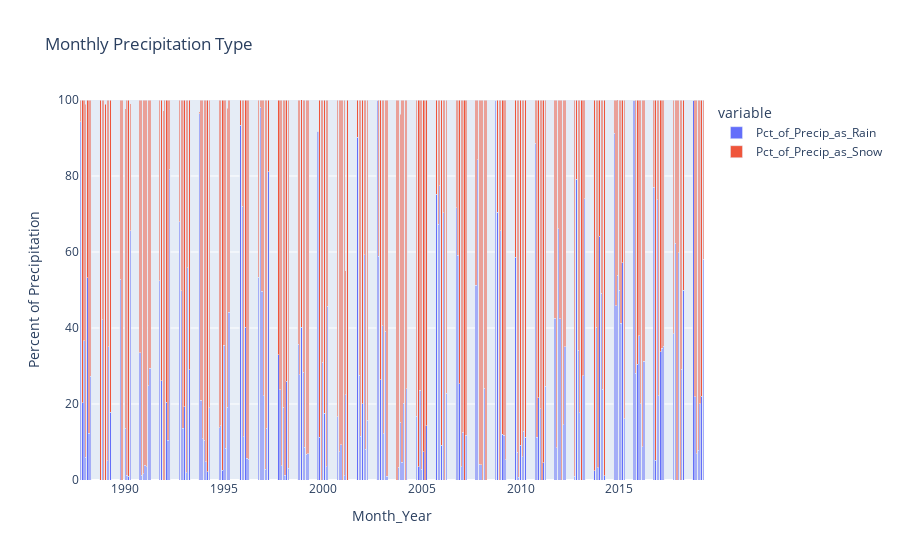

Notebook source saved alongside this figure:
### Code cell
from plotly import graph_objects as go
# create a plotly express stacked bar chart of Pct_of_Precip_as_Rain and Pct_of_Precip_as_Snow
fig = px.bar(sdfMonthly, x='Month_Year', y=['Pct_of_Precip_as_Rain', 'Pct_of_Precip_as_Snow'], title='Monthly Precipitation Type')
fig.update_layout(barmode='stack')

# # add trendline of pct of precip as rain?

# # add trace of line for total snow
# fig.add_trace(go.Scatter(x=sdfMonthly['Month_Year'], y=sdfMonthly['Full_Day_Total_Precip_mm'], mode='lines', name='Total Precipitation (mm)'))

# configure second y axis for total snow so that the right is 0 to 100 and the left is 0 to 1000

# set y axis to be 0 to 100
fig.update_yaxes(range=[0, 100], title_text='Percent of Precipitation')
# add second y axis



fig.show()

### Figure 1 — Plotly figure (JSON) as saved in the notebook; plotly's stock layout.template omitted (floating-point values rounded to 4 significant figures; data arrays with more than 128 entries replaced by an {"elided": "..."} marker saying what was removed)
{"data": [{"alignmentgroup": "True", "hovertemplate": "variable=Pct_of_Precip_as_Rain<br>Month_Year=%{x}<br>value=%{y}<extra></extra>", "legendgroup": "Pct_of_Precip_as_Rain", "marker": {"color": "#636efa", "pattern": {"shape": ""}}, "name": "Pct_of_Precip_as_Rain", "offsetgroup": "Pct_of_Precip_as_Rain", "orientation": "v", "showlegend": true, "textposition": "auto", "type": "bar", "x": {"elided": "222 str values"}, "xaxis": "x", "y": {"elided": "222 float values"}, "yaxis": "y"}, {"alignmentgroup": "True", "hovertemplate": "variable=Pct_of_Precip_as_Snow<br>Month_Year=%{x}<br>value=%{y}<extra></extra>", "legendgroup": "Pct_of_Precip_as_Snow", "marker": {"color": "#EF553B", "pattern": {"shape": ""}}, "name": "Pct_of_Precip_as_Snow", "offsetgroup": "Pct_of_Precip_as_Snow", "orientation": "v", "showlegend": true, "textposition": "auto", "type": "bar", "x": {"elided": "222 str values"}, "xaxis": "x", "y": {"elided": "222 float values"}, "yaxis": "y"}], "layout": {"barmode": "stack", "legend": {"title": {"text": "variable"}, "tracegroupgap": 0}, "title": {"text": "Monthly Precipitation Type"}, "xaxis": {"anchor": "y", "domain": [0, 1], "title": {"text": "Month_Year"}}, "yaxis": {"anchor": "x", "domain": [0, 1], "range": [0, 100], "title": {"text": "Percent of Precipitation"}}}}
